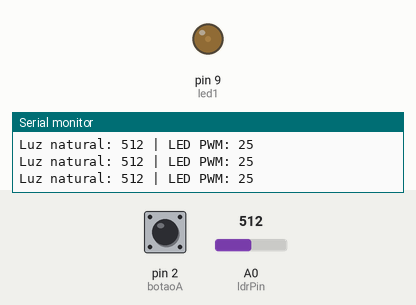
Recording of a sketch running on a simulated Arduino Uno, built with avr-gcc and run on an emulated ATmega328P. Parts: output pins drawn as LEDs (lit = HIGH), the last lines printed to the serial monitor. The test bench sets the inputs (shaded band); at power-on: pin 2 (botaoA) HIGH, A0 (ldrPin) = 512.

Above: at 1.2 s.
1.3 s: pin 2 (botaoA) pulled LOW for 0.15 s
At 1.4 s:
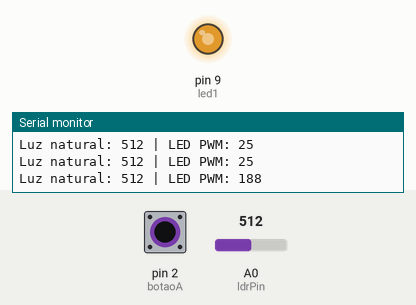
3.0 s: pin 2 (botaoA) pulled LOW for 3.2 s
At 6.9 s:
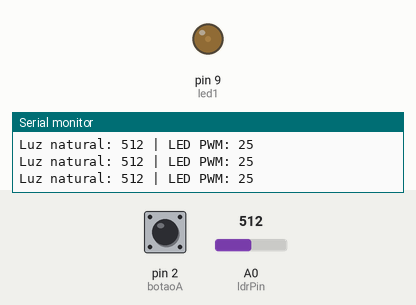
7.7 s: A0 (ldrPin) set to 0
10.7 s: pin 2 (botaoA) pulled LOW for 1 s
At 11.2 s:
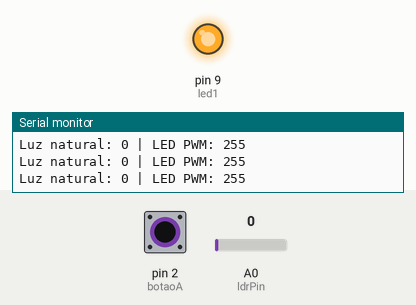
Timing chart, 0 to 13.7 s (numbered marks = the images above; inputs shaded):
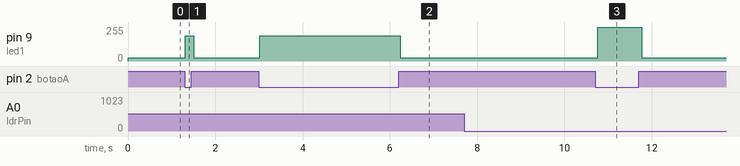

The sketch:

exercicio21.INO.ino
```cpp
const int ldrPin  = A0;
const int led1    = 9;
const int botaoA  = 2;

const int NIVEL_ALVO = 700;

void setup() {
  pinMode(led1,   OUTPUT);
  pinMode(botaoA, INPUT_PULLUP);
  Serial.begin(9600);
}

void loop() {
  bool vazio      = digitalRead(botaoA) == HIGH;
  int luzNatural  = analogRead(ldrPin);

  int brilhoLED;

  if (vazio) {

    brilhoLED = 25;
  } else {

    brilhoLED = NIVEL_ALVO - luzNatural;
    brilhoLED = constrain(brilhoLED, 0, 255);
  }

  analogWrite(led1, brilhoLED);

  Serial.print("Luz natural: "); Serial.print(luzNatural);
  Serial.print(" | LED PWM: ");  Serial.println(brilhoLED);

  delay(100);
}
```

Measured:
- after the input at 1.3 s, pin 9 (led1): 25/255 → 188/255 at once, → 25/255 0.20 s later
- after the input at 3.0 s, pin 9 (led1): 25/255 → 188/255 at once, → 25/255 3.2 s later
- after the input at 10.7 s, pin 9 (led1): 25/255 → 255/255 after 0.06 s, → 25/255 1.0 s later
